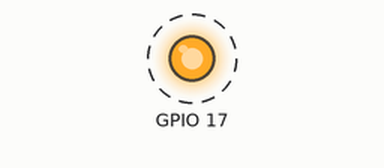
Bench run of a program on a simulated Raspberry Pi (BCM pin numbers). Shown: output pins drawn as LEDs (lit = HIGH). Dashed ring = blinking. The clock reads 2024-03-15 10:24:30 at power-on unless the program sets it; files the program writes start out absent; what the program prints to the terminal is not drawn.

Above: at 0.2 s.
Timing chart, 0 to 3.0 s (numbered marks = the images above):
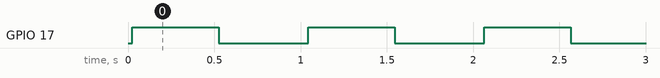

Measured:
- by itself, GPIO 17: alternates HIGH for 0.50 s and LOW for 0.52 s

The program:

final.py
```python
import RPi.GPIO as GPIO
import time
import datetime
import serial
import os

UART = serial.Serial("/dev/ttyS0", 115200, timeout = 1)
GPIO.setmode(GPIO.BCM)
GPIO.setwarnings(False)
GPIO.setup(17,GPIO.OUT)

#Function to split the incoming data and log the details
def split_data (UART_data):

    a = datetime.datetime.now()
    logfile = open("/home/pi/bss/log.txt","a+")
    logfile.write("%s" %a)
    logfile.write("  data is received\n")
    logfile.close()

    #dividing the battery and latch data
    incoming_data = UART_data.split("$")
    batteries = incoming_data[0]
    latches = incoming_data[1]
    #print(incoming_data)

    #battery data is stored in batterydata file
    a = datetime.datetime.now()
    logfile = open("/home/pi/bss/log.txt","a+")
    logfile.write("%s" %a)
    logfile.write("  data is divided between battery and latch\n")
    logfile.close()

    return batteries, latches

#Function for getting individual data
#Creates individual files for each battery pack.
#Stores the information of the batteries which have Soc > 98 in soc.txt
def individual_batterty_data(UART_data):

    batteries, latches = split_data(UART_data)

    #separating the individual battery data
    battery = batteries.split("&")
    a = datetime.datetime.now()
    logfile = open("/home/pi/bss/log.txt","a+")
    logfile.write("%s" %a)
    logfile.write("  battery data is separeted\n")
    logfile.close()

    a = datetime.datetime.now()
    datafile = open("batterydata.txt","a+")
    datafile.write("%s" %a)
    datafile.write(" %s\n" %batteries)
    datafile.close()

    #Storing the individual battery data in separate files.
    for j in range (1, 9):
        bat_j = battery[j].split(",")
        bat_j_id = bat_j[0]
        if len(bat_j_id) > 2:
            a = datetime.datetime.now()
            k = bat_j_id + ".txt"
            bat_j_file = open("/home/pi/bss/batterydata/" + k, "a+")
            bat_j_file.write("%s" %a)
            bat_j_file.write("%s" %battery[j])
            bat_j_file.write("\n")
            bat_j_file.close()

            #creating file for all the available batteries.
            battery_present_file = open("/home/pi/bss/battery_present.txt" ,"a+")
            #battery_present_file = open("/home/pi/bss/battery_present.txt" ,"a+")
            battery_present_file.write(bat_j[0] + " ")
            battery_present_file.close()

            #creating separate file for batteries with Soc > 98
            #it checks for the available battery id's and write only if there is no id previously
            #creates the file soc.txt
            soc_file = open("/home/pi/bss/soc.txt" ,"a+")
            soc_file.close()
            if bat_j[1] == "80" or bat_j[1] == "99" or bat_j[1] == "100":
                f = open("/home/pi/bss/soc.txt", "r")
                contents = f.read()
                f.close()
                if bat_j[0] in contents:
                    print("OK")
                else:
                    soc_file = open("/home/pi/bss/soc.txt" ,"a+")
                    soc_file.write("%s " %bat_j_id)
                    soc_file.close()
                    print("it is here")

    battery_present_file = open("/home/pi/bss/battery_present.txt", "r")
    battery_present = battery_present_file.read()
    battery_present_file.close()
    li1 = list(battery_present.split(" "))

    soc_file = open("/home/pi/bss/soc.txt" ,"r")
    soc_data = soc_file.read()
    soc_file.close()
    li2 = list(soc_data.split(" "))

    missing_value = set(li2).difference(li1)
    print(li1)
    print(li2)

    miss = str(missing_value)
    print(len(miss))
    missing = ''
    missing = miss.replace("{'", "")
    missing = missing.replace("'}","")

    print(missing)
    a = datetime.datetime.now()
    logfile = open("/home/pi/bss/log.txt","a+")
    logfile.write("%s" %a)
    logfile.write("  separate files are created for each battery pack and data is stored.\n")
    logfile.close()

    soc_file = open("/home/pi/bss/soc.txt" ,"r")
    data = soc_file.read()
    soc_file.close()
    soc_file = open("/home/pi/bss/soc.txt" ,"a+")
    print(data.replace(missing," "))
#     if missing in data:
#         soc_file.write(data.replace("missing",""))
#         print("here")
#     else:
#         print("nothing")
    soc_file.close()
    os.remove("/home/pi/bss/battery_present.txt")


#function for checking the latch status
#stores the values of latches in separate file latchdata
def latch_action(UART_data):

    batteries, latches = split_data(UART_data)
    latch = latches.split(",")

    #Latch data is stored in the file
    a = datetime.datetime.now()
    dataFile = open("latchdata.txt","a+")
    dataFile.write('%s' %a)
    dataFile.write("  %s\n" %latches)
    dataFile.close()

    a = datetime.datetime.now()
    logfile = open("/home/pi/bss/log.txt","a+")
    logfile.write("%s" %a)
    logfile.write("  latch data is separeted\n")
    logfile.close()

    if latch[0][6] + latch[1][6] + latch[2][6] + latch[3][6] == "1111":
        print("BOX 1 IS OPEN")
    elif latch[0][6] + latch[1][6] + latch[2][6] + latch[3][6] == "0000":
        print("BOX 1 IS CLOSED")
    else:
        print("ERROR 1")

    if latch[4][6] + latch[5][6] + latch[6][6] + latch[7][6] == "1111":
        print("BOX 2 IS OPEN")
    elif latch[4][6] + latch[5][6] + latch[6][6] + latch[7][6] == "0000":
        print("BOX 2 IS CLOSED")
    else:
        print("ERROR 2")


while 1:

    #b =  UART.readline()
    #data = b.decode()
    data = "&0,0,0,0,0,0,0,0,0,0&0,80,3009,0,55986,21760,12646,100,15875,1&2402,80,3009,0,55986,21760,12646,100,15875,1&2403,80,3009,0,55986,21760,12646,100,15875,1&2404,80,3009,0,55986,21760,12646,100,15875,1&2405,80,3009,0,55986,21760,12646,100,15875,1&0,0,0,0,0,0,0,0,0,0&0,0,0,0,0,0,0,0,0,0$B1[1][1],B1[2][1],B1[3][1],B1[4][1],B2[1][0],B2[2][0],B2[3][1],B2[4][0]"

    if len(data) > 0:
        a, b = split_data (data)
        individual_batterty_data (data)
        latch_action(data)

    GPIO.output(17,GPIO.HIGH)
    b = datetime.datetime.now()
    time.sleep(0.5)
    logfile = open("/home/pi/bss/log.txt","a+")
    logfile.write("%s" %b)
    logfile.write("LED 1 IS ON\n")
    logfile.close()
    GPIO.output(17,GPIO.LOW)
    time.sleep(0.5)
    b = datetime.datetime.now()
    logfile = open("/home/pi/bss/log.txt","a+")
    logfile.write("%s" %b)
    logfile.write("LED 1 IS OFF\n")
    logfile.close()    
```
